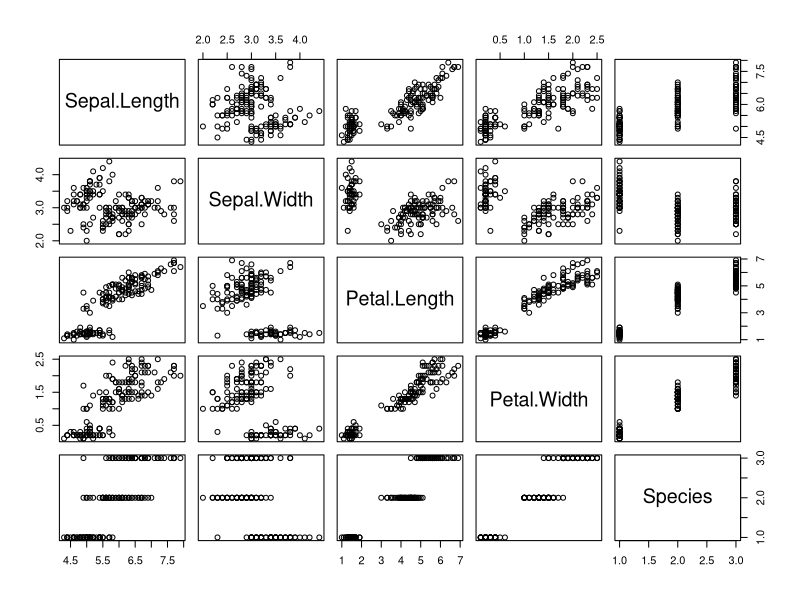
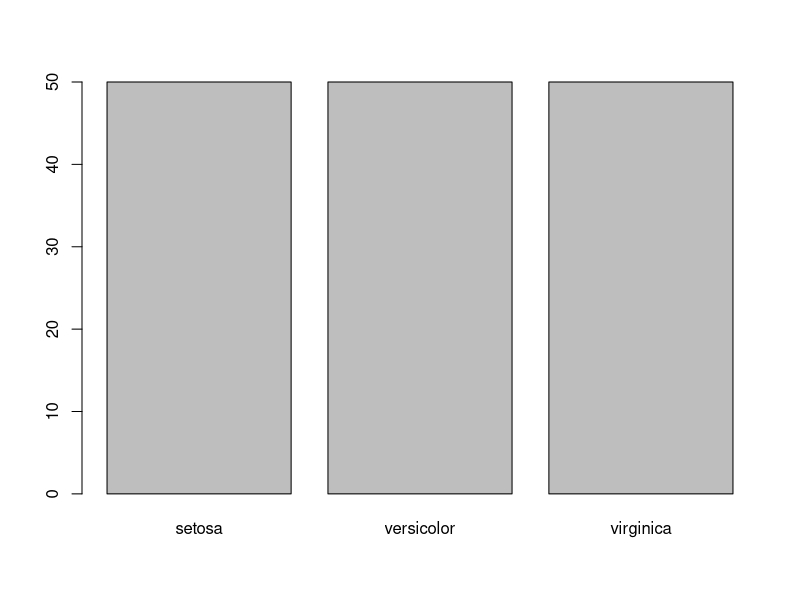
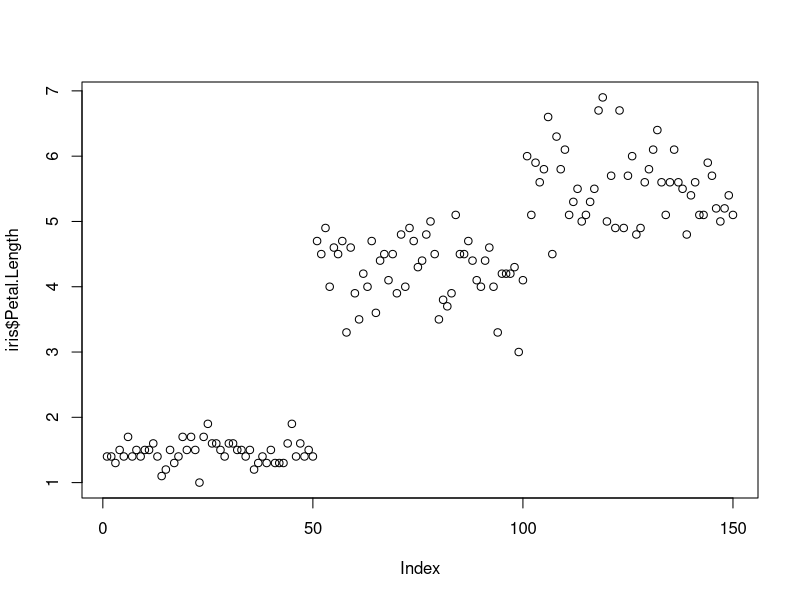
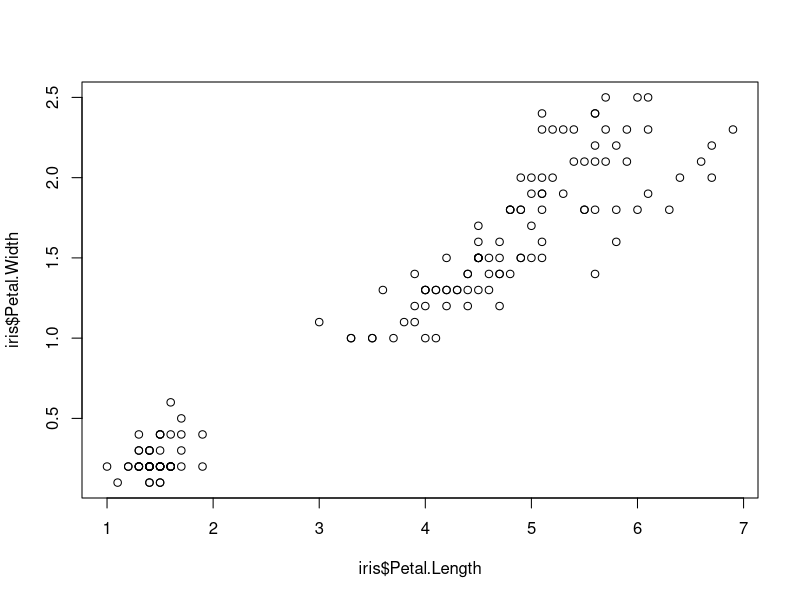
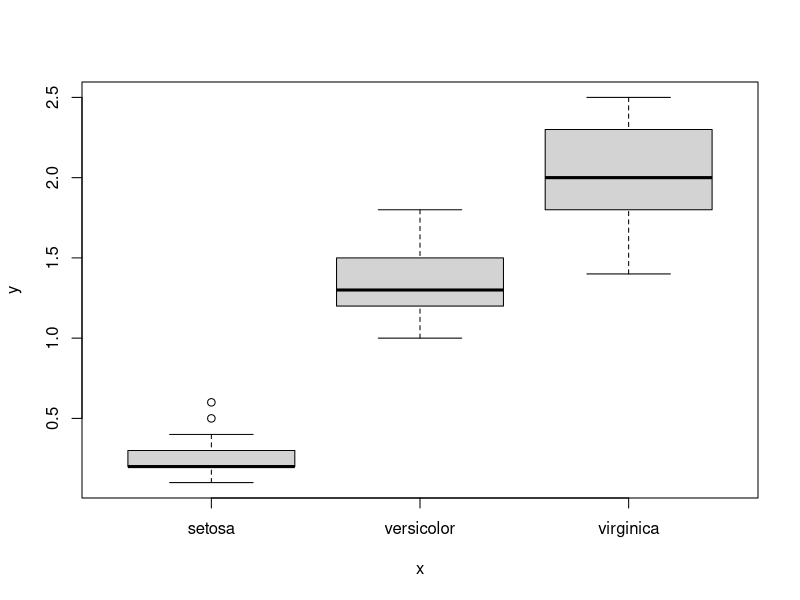
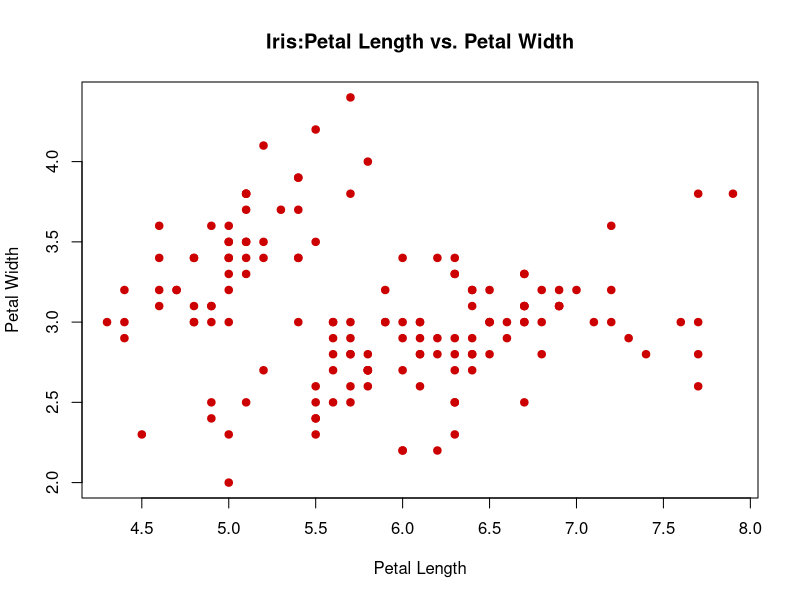

Recreate these plots in R, in order.
library(datasets)

head(iris)
str(iris)
tail(iris)
dim(iris)
#
plot(iris)
plot(iris$Species)
plot(iris$Petal.Length)
plot(iris$Petal.Length,iris$Petal.Width)
plot(iris$Species,iris$Petal.Width)

#
plot(iris$Sepal.Length,iris$Sepal.Width,
     col = '#CC0000',
     pch = 19,
     main =  "Iris:Petal Length vs. Petal Width",
     xlab = "Petal Length",
     ylab = "Petal Width")